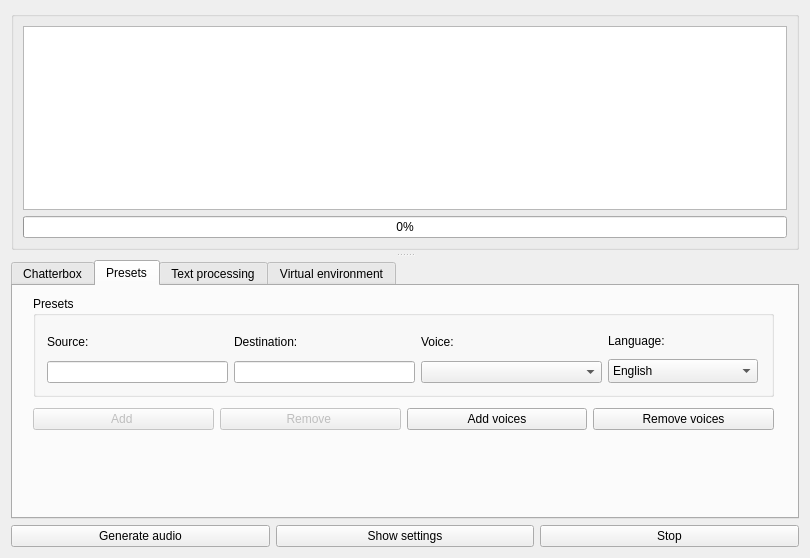
<?xml version="1.0" encoding="UTF-8"?>
<ui version="4.0">
 <class>Dialog</class>
 <widget class="QDialog" name="Dialog">
  <property name="geometry">
   <rect>
    <x>0</x>
    <y>0</y>
    <width>810</width>
    <height>558</height>
   </rect>
  </property>
  <property name="windowTitle">
   <string>Dialog</string>
  </property>
  <layout class="QGridLayout" name="gridLayout_2">
   <item row="1" column="0">
    <layout class="QHBoxLayout" name="horizontalLayout_6">
     <item>
      <widget class="QPushButton" name="btn_generate">
       <property name="text">
        <string>Generate audio</string>
       </property>
       <property name="autoDefault">
        <bool>false</bool>
       </property>
      </widget>
     </item>
     <item>
      <widget class="QPushButton" name="btn_settings">
       <property name="text">
        <string>Show settings</string>
       </property>
       <property name="autoDefault">
        <bool>false</bool>
       </property>
      </widget>
     </item>
     <item>
      <widget class="QPushButton" name="btn_cancel">
       <property name="text">
        <string>Stop</string>
       </property>
       <property name="autoDefault">
        <bool>false</bool>
       </property>
      </widget>
     </item>
    </layout>
   </item>
   <item row="0" column="0">
    <widget class="QSplitter" name="splitter">
     <property name="orientation">
      <enum>Qt::Orientation::Vertical</enum>
     </property>
     <property name="opaqueResize">
      <bool>true</bool>
     </property>
     <property name="handleWidth">
      <number>10</number>
     </property>
     <property name="childrenCollapsible">
      <bool>true</bool>
     </property>
     <widget class="QGroupBox" name="groupBox_3">
      <property name="title">
       <string/>
      </property>
      <layout class="QVBoxLayout" name="verticalLayout">
       <item>
        <widget class="QTableView" name="tbl_audio_gen"/>
       </item>
       <item>
        <widget class="QProgressBar" name="prg_audio_preview">
         <property name="value">
          <number>0</number>
         </property>
        </widget>
       </item>
      </layout>
     </widget>
     <widget class="QTabWidget" name="tabSettings">
      <property name="minimumSize">
       <size>
        <width>0</width>
        <height>200</height>
       </size>
      </property>
      <property name="baseSize">
       <size>
        <width>0</width>
        <height>30</height>
       </size>
      </property>
      <property name="currentIndex">
       <number>1</number>
      </property>
      <widget class="QWidget" name="tab">
       <attribute name="title">
        <string>Chatterbox</string>
       </attribute>
       <widget class="QGroupBox" name="groupBox">
        <property name="geometry">
         <rect>
          <x>20</x>
          <y>20</y>
          <width>641</width>
          <height>211</height>
         </rect>
        </property>
        <property name="title">
         <string>Model Parameters</string>
        </property>
        <widget class="QWidget" name="layoutWidget">
         <property name="geometry">
          <rect>
           <x>10</x>
           <y>20</y>
           <width>611</width>
           <height>173</height>
          </rect>
         </property>
         <layout class="QVBoxLayout" name="verticalLayout_2">
          <item>
           <layout class="QVBoxLayout" name="v_emotion">
            <item>
             <widget class="QLabel" name="label_2">
              <property name="text">
               <string>Emotion intensity (exaggeration):</string>
              </property>
             </widget>
            </item>
            <item>
             <layout class="QHBoxLayout" name="horizontalLayout_4">
              <item>
               <widget class="QSlider" name="sld_emotion">
                <property name="minimum">
                 <number>25</number>
                </property>
                <property name="maximum">
                 <number>200</number>
                </property>
                <property name="singleStep">
                 <number>1</number>
                </property>
                <property name="orientation">
                 <enum>Qt::Orientation::Horizontal</enum>
                </property>
               </widget>
              </item>
              <item>
               <widget class="QDoubleSpinBox" name="sb_emotion">
                <property name="minimum">
                 <double>0.250000000000000</double>
                </property>
                <property name="maximum">
                 <double>2.000000000000000</double>
                </property>
               </widget>
              </item>
             </layout>
            </item>
           </layout>
          </item>
          <item>
           <layout class="QVBoxLayout" name="v_pace">
            <item>
             <widget class="QLabel" name="label_3">
              <property name="text">
               <string>Pace control (cfg_weight):</string>
              </property>
             </widget>
            </item>
            <item>
             <layout class="QHBoxLayout" name="horizontalLayout">
              <item>
               <widget class="QSlider" name="sld_pace">
                <property name="maximum">
                 <number>100</number>
                </property>
                <property name="orientation">
                 <enum>Qt::Orientation::Horizontal</enum>
                </property>
               </widget>
              </item>
              <item>
               <widget class="QDoubleSpinBox" name="sb_pace">
                <property name="maximum">
                 <double>1.000000000000000</double>
                </property>
               </widget>
              </item>
             </layout>
            </item>
           </layout>
          </item>
          <item>
           <layout class="QVBoxLayout" name="v_temp">
            <item>
             <widget class="QLabel" name="label_4">
              <property name="text">
               <string>Sample randomness (temperature):</string>
              </property>
             </widget>
            </item>
            <item>
             <layout class="QHBoxLayout" name="horizontalLayout_5">
              <item>
               <widget class="QSlider" name="sld_temp">
                <property name="minimum">
                 <number>5</number>
                </property>
                <property name="maximum">
                 <number>500</number>
                </property>
                <property name="orientation">
                 <enum>Qt::Orientation::Horizontal</enum>
                </property>
               </widget>
              </item>
              <item>
               <widget class="QDoubleSpinBox" name="sb_temp">
                <property name="minimum">
                 <double>0.050000000000000</double>
                </property>
                <property name="maximum">
                 <double>5.000000000000000</double>
                </property>
               </widget>
              </item>
             </layout>
            </item>
           </layout>
          </item>
         </layout>
        </widget>
       </widget>
      </widget>
      <widget class="QWidget" name="tb_presets">
       <attribute name="title">
        <string>Presets</string>
       </attribute>
       <widget class="QGroupBox" name="gb_fallback">
        <property name="geometry">
         <rect>
          <x>20</x>
          <y>10</y>
          <width>741</width>
          <height>101</height>
         </rect>
        </property>
        <property name="title">
         <string>Presets</string>
        </property>
        <widget class="QWidget" name="layoutWidget">
         <property name="geometry">
          <rect>
           <x>14</x>
           <y>33</y>
           <width>711</width>
           <height>54</height>
          </rect>
         </property>
         <layout class="QHBoxLayout" name="horizontalLayout_8">
          <item>
           <layout class="QVBoxLayout" name="verticalLayout_6">
            <item>
             <widget class="QLabel" name="lb_source">
              <property name="text">
               <string>Source:</string>
              </property>
             </widget>
            </item>
            <item>
             <widget class="QLineEdit" name="le_source">
              <property name="sizePolicy">
               <sizepolicy hsizetype="Ignored" vsizetype="Fixed">
                <horstretch>0</horstretch>
                <verstretch>0</verstretch>
               </sizepolicy>
              </property>
              <property name="minimumSize">
               <size>
                <width>150</width>
                <height>0</height>
               </size>
              </property>
             </widget>
            </item>
           </layout>
          </item>
          <item>
           <layout class="QVBoxLayout" name="verticalLayout_4">
            <item>
             <widget class="QLabel" name="lb_dest">
              <property name="text">
               <string>Destination:</string>
              </property>
             </widget>
            </item>
            <item>
             <widget class="QLineEdit" name="le_dest">
              <property name="enabled">
               <bool>true</bool>
              </property>
              <property name="sizePolicy">
               <sizepolicy hsizetype="Ignored" vsizetype="Fixed">
                <horstretch>0</horstretch>
                <verstretch>0</verstretch>
               </sizepolicy>
              </property>
              <property name="minimumSize">
               <size>
                <width>150</width>
                <height>0</height>
               </size>
              </property>
             </widget>
            </item>
           </layout>
          </item>
          <item>
           <layout class="QVBoxLayout" name="verticalLayout_7">
            <item>
             <widget class="QLabel" name="label_5">
              <property name="text">
               <string>Voice:</string>
              </property>
             </widget>
            </item>
            <item>
             <layout class="QHBoxLayout" name="horizontalLayout_3">
              <item>
               <widget class="QComboBox" name="cb_voice"/>
              </item>
             </layout>
            </item>
           </layout>
          </item>
          <item>
           <layout class="QVBoxLayout" name="verticalLayout_5">
            <item>
             <widget class="QLabel" name="lb_lang">
              <property name="text">
               <string>Language:</string>
              </property>
             </widget>
            </item>
            <item>
             <widget class="QComboBox" name="cb_lang">
              <property name="enabled">
               <bool>true</bool>
              </property>
              <property name="sizePolicy">
               <sizepolicy hsizetype="Ignored" vsizetype="Fixed">
                <horstretch>0</horstretch>
                <verstretch>0</verstretch>
               </sizepolicy>
              </property>
              <property name="minimumSize">
               <size>
                <width>150</width>
                <height>0</height>
               </size>
              </property>
              <property name="maximumSize">
               <size>
                <width>10</width>
                <height>25</height>
               </size>
              </property>
              <property name="maxVisibleItems">
               <number>10</number>
              </property>
              <item>
               <property name="text">
                <string>English</string>
               </property>
              </item>
              <item>
               <property name="text">
                <string>Danish</string>
               </property>
              </item>
              <item>
               <property name="text">
                <string>Greek</string>
               </property>
              </item>
              <item>
               <property name="text">
                <string>Finnish</string>
               </property>
              </item>
              <item>
               <property name="text">
                <string>French</string>
               </property>
              </item>
              <item>
               <property name="text">
                <string>Hebrew</string>
               </property>
              </item>
              <item>
               <property name="text">
                <string>Hindi</string>
               </property>
              </item>
              <item>
               <property name="text">
                <string>Italian</string>
               </property>
              </item>
              <item>
               <property name="text">
                <string>Japanese</string>
               </property>
              </item>
              <item>
               <property name="text">
                <string>Spanish</string>
               </property>
              </item>
              <item>
               <property name="text">
                <string>Polish</string>
               </property>
              </item>
              <item>
               <property name="text">
                <string>Chinese</string>
               </property>
              </item>
              <item>
               <property name="text">
                <string>German</string>
               </property>
              </item>
              <item>
               <property name="text">
                <string>Turkish</string>
               </property>
              </item>
              <item>
               <property name="text">
                <string>Swahili</string>
               </property>
              </item>
              <item>
               <property name="text">
                <string>Swedish</string>
               </property>
              </item>
              <item>
               <property name="text">
                <string>Russian</string>
               </property>
              </item>
              <item>
               <property name="text">
                <string>Portuguese</string>
               </property>
              </item>
              <item>
               <property name="text">
                <string>Norwegian</string>
               </property>
              </item>
              <item>
               <property name="text">
                <string>Arabic</string>
               </property>
              </item>
              <item>
               <property name="text">
                <string>Korean</string>
               </property>
              </item>
              <item>
               <property name="text">
                <string>Dutch</string>
               </property>
              </item>
              <item>
               <property name="text">
                <string>Malay</string>
               </property>
              </item>
             </widget>
            </item>
           </layout>
          </item>
         </layout>
        </widget>
       </widget>
       <widget class="QWidget" name="layoutWidget">
        <property name="geometry">
         <rect>
          <x>20</x>
          <y>120</y>
          <width>741</width>
          <height>27</height>
         </rect>
        </property>
        <layout class="QHBoxLayout" name="horizontalLayout_9">
         <item>
          <widget class="QPushButton" name="pushButton">
           <property name="enabled">
            <bool>false</bool>
           </property>
           <property name="text">
            <string>Add </string>
           </property>
           <property name="autoDefault">
            <bool>false</bool>
           </property>
          </widget>
         </item>
         <item>
          <widget class="QPushButton" name="pushButton_2">
           <property name="enabled">
            <bool>false</bool>
           </property>
           <property name="text">
            <string>Remove </string>
           </property>
           <property name="autoDefault">
            <bool>false</bool>
           </property>
          </widget>
         </item>
         <item>
          <widget class="QPushButton" name="btn_add_voice">
           <property name="text">
            <string>Add voices</string>
           </property>
           <property name="autoDefault">
            <bool>false</bool>
           </property>
          </widget>
         </item>
         <item>
          <widget class="QPushButton" name="btn_remove_voice">
           <property name="text">
            <string>Remove voices</string>
           </property>
           <property name="autoDefault">
            <bool>false</bool>
           </property>
          </widget>
         </item>
        </layout>
       </widget>
      </widget>
      <widget class="QWidget" name="tb_regex">
       <attribute name="title">
        <string>Text processing</string>
       </attribute>
       <layout class="QGridLayout" name="gridLayout">
        <item row="1" column="0">
         <widget class="QPushButton" name="btn_regex_add">
          <property name="text">
           <string>Add</string>
          </property>
         </widget>
        </item>
        <item row="1" column="1">
         <widget class="QPushButton" name="btn_regex_remove">
          <property name="text">
           <string>Remove</string>
          </property>
         </widget>
        </item>
        <item row="1" column="2">
         <widget class="QPushButton" name="btn_regex_restore">
          <property name="text">
           <string>Restore defaults</string>
          </property>
         </widget>
        </item>
        <item row="0" column="0" colspan="3">
         <widget class="QTableView" name="tbl_regex">
          <property name="baseSize">
           <size>
            <width>660</width>
            <height>340</height>
           </size>
          </property>
         </widget>
        </item>
       </layout>
      </widget>
      <widget class="QWidget" name="tb_set">
       <attribute name="title">
        <string>Virtual environment</string>
       </attribute>
       <widget class="QWidget" name="layoutWidget">
        <property name="geometry">
         <rect>
          <x>10</x>
          <y>170</y>
          <width>339</width>
          <height>27</height>
         </rect>
        </property>
        <layout class="QHBoxLayout" name="hor_layout_hsa">
         <item>
          <widget class="QLabel" name="lb_set_hsa">
           <property name="text">
            <string>HSA_OVERRIDE_GFX_VERSION:</string>
           </property>
          </widget>
         </item>
         <item>
          <widget class="QLineEdit" name="le_set_hsa">
           <property name="alignment">
            <set>Qt::AlignmentFlag::AlignLeading|Qt::AlignmentFlag::AlignLeft|Qt::AlignmentFlag::AlignVCenter</set>
           </property>
          </widget>
         </item>
         <item>
          <widget class="QCheckBox" name="ck_set_hsa">
           <property name="text">
            <string>Enable</string>
           </property>
          </widget>
         </item>
        </layout>
       </widget>
       <widget class="QWidget" name="layoutWidget">
        <property name="geometry">
         <rect>
          <x>10</x>
          <y>11</y>
          <width>621</width>
          <height>141</height>
         </rect>
        </property>
        <layout class="QVBoxLayout" name="verticalLayout_3">
         <item>
          <widget class="QGroupBox" name="gb_tts">
           <property name="title">
            <string>Python Executable (virtual environment path):</string>
           </property>
           <widget class="QWidget" name="layoutWidget">
            <property name="geometry">
             <rect>
              <x>10</x>
              <y>30</y>
              <width>591</width>
              <height>27</height>
             </rect>
            </property>
            <layout class="QHBoxLayout" name="horizontalLayout_2">
             <item>
              <widget class="QLineEdit" name="le_set_virt_env">
               <property name="baseSize">
                <size>
                 <width>0</width>
                 <height>30</height>
                </size>
               </property>
              </widget>
             </item>
             <item>
              <widget class="QPushButton" name="btn_set_virt_env">
               <property name="text">
                <string>Select</string>
               </property>
              </widget>
             </item>
            </layout>
           </widget>
          </widget>
         </item>
         <item>
          <widget class="QGroupBox" name="gb_tts_2">
           <property name="title">
            <string>Model:</string>
           </property>
           <widget class="QWidget" name="layoutWidget_2">
            <property name="geometry">
             <rect>
              <x>10</x>
              <y>30</y>
              <width>591</width>
              <height>27</height>
             </rect>
            </property>
            <layout class="QHBoxLayout" name="horizontalLayout_7">
             <item>
              <widget class="QLineEdit" name="le_set_model">
               <property name="baseSize">
                <size>
                 <width>0</width>
                 <height>30</height>
                </size>
               </property>
              </widget>
             </item>
             <item>
              <widget class="QPushButton" name="btn_set_model">
               <property name="text">
                <string>Select</string>
               </property>
              </widget>
             </item>
            </layout>
           </widget>
          </widget>
         </item>
        </layout>
       </widget>
      </widget>
     </widget>
    </widget>
   </item>
  </layout>
 </widget>
 <resources/>
 <connections/>
</ui>
